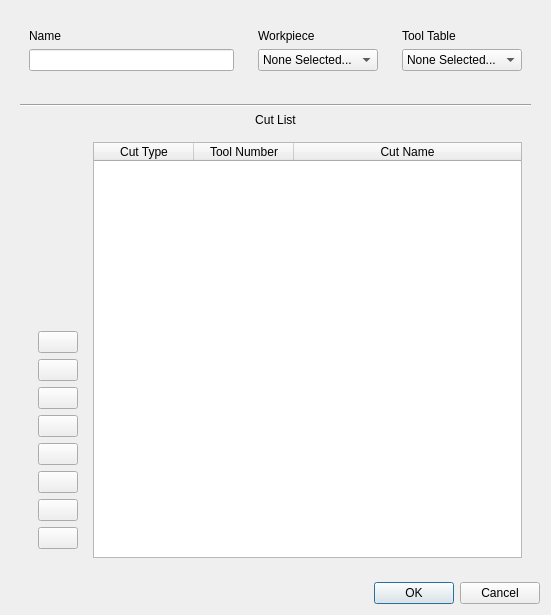
<?xml version="1.0" encoding="UTF-8"?>
<ui version="4.0">
 <class>CreateProjectDialog</class>
 <widget class="QDialog" name="CreateProjectDialog">
  <property name="windowModality">
   <enum>Qt::ApplicationModal</enum>
  </property>
  <property name="geometry">
   <rect>
    <x>0</x>
    <y>0</y>
    <width>551</width>
    <height>615</height>
   </rect>
  </property>
  <property name="windowTitle">
   <string>Define GCode Job</string>
  </property>
  <property name="styleSheet">
   <string notr="true">

</string>
  </property>
  <layout class="QVBoxLayout" name="verticalLayout_2">
   <item>
    <widget class="QFrame" name="frame_3">
     <property name="frameShape">
      <enum>QFrame::NoFrame</enum>
     </property>
     <property name="frameShadow">
      <enum>QFrame::Plain</enum>
     </property>
     <layout class="QHBoxLayout" name="horizontalLayout_3">
      <item>
       <widget class="QFrame" name="frame_5">
        <property name="frameShape">
         <enum>QFrame::NoFrame</enum>
        </property>
        <property name="frameShadow">
         <enum>QFrame::Plain</enum>
        </property>
        <layout class="QVBoxLayout" name="verticalLayout_3">
         <item>
          <widget class="QLabel" name="nameLabel">
           <property name="text">
            <string>Name</string>
           </property>
          </widget>
         </item>
         <item>
          <widget class="QLineEdit" name="nameLE"/>
         </item>
        </layout>
       </widget>
      </item>
      <item>
       <widget class="QFrame" name="frame">
        <property name="frameShape">
         <enum>QFrame::NoFrame</enum>
        </property>
        <property name="frameShadow">
         <enum>QFrame::Plain</enum>
        </property>
        <layout class="QVBoxLayout" name="verticalLayout_5">
         <item>
          <widget class="QLabel" name="label">
           <property name="text">
            <string>Workpiece</string>
           </property>
          </widget>
         </item>
         <item>
          <widget class="QComboBox" name="comboBox">
           <item>
            <property name="text">
             <string>None Selected...</string>
            </property>
           </item>
          </widget>
         </item>
        </layout>
       </widget>
      </item>
      <item>
       <widget class="QFrame" name="frame_2">
        <property name="frameShape">
         <enum>QFrame::NoFrame</enum>
        </property>
        <property name="frameShadow">
         <enum>QFrame::Plain</enum>
        </property>
        <layout class="QVBoxLayout" name="verticalLayout_6">
         <item>
          <widget class="QLabel" name="label_2">
           <property name="text">
            <string>Tool Table</string>
           </property>
          </widget>
         </item>
         <item>
          <widget class="QComboBox" name="comboBox_2">
           <item>
            <property name="text">
             <string>None Selected...</string>
            </property>
           </item>
          </widget>
         </item>
        </layout>
       </widget>
      </item>
     </layout>
    </widget>
   </item>
   <item>
    <widget class="QFrame" name="frame_8">
     <property name="frameShape">
      <enum>QFrame::NoFrame</enum>
     </property>
     <property name="frameShadow">
      <enum>QFrame::Plain</enum>
     </property>
     <layout class="QVBoxLayout" name="verticalLayout_4">
      <property name="bottomMargin">
       <number>9</number>
      </property>
      <item>
       <widget class="Line" name="line">
        <property name="orientation">
         <enum>Qt::Horizontal</enum>
        </property>
       </widget>
      </item>
      <item>
       <widget class="QLabel" name="label_3">
        <property name="text">
         <string>Cut List</string>
        </property>
        <property name="alignment">
         <set>Qt::AlignCenter</set>
        </property>
       </widget>
      </item>
      <item>
       <widget class="QFrame" name="frame_6">
        <property name="frameShape">
         <enum>QFrame::NoFrame</enum>
        </property>
        <property name="frameShadow">
         <enum>QFrame::Plain</enum>
        </property>
        <layout class="QHBoxLayout" name="horizontalLayout_4">
         <item>
          <widget class="QFrame" name="frame_4">
           <property name="frameShape">
            <enum>QFrame::NoFrame</enum>
           </property>
           <property name="frameShadow">
            <enum>QFrame::Raised</enum>
           </property>
           <layout class="QVBoxLayout" name="verticalLayout">
            <item>
             <spacer name="verticalSpacer">
              <property name="orientation">
               <enum>Qt::Vertical</enum>
              </property>
              <property name="sizeHint" stdset="0">
               <size>
                <width>20</width>
                <height>40</height>
               </size>
              </property>
             </spacer>
            </item>
            <item>
             <widget class="QPushButton" name="add">
              <property name="enabled">
               <bool>true</bool>
              </property>
              <property name="text">
               <string/>
              </property>
              <property name="icon">
               <iconset theme="list-add"/>
              </property>
              <property name="autoDefault">
               <bool>true</bool>
              </property>
              <property name="default">
               <bool>false</bool>
              </property>
              <property name="flat">
               <bool>false</bool>
              </property>
             </widget>
            </item>
            <item>
             <widget class="QPushButton" name="delete_2">
              <property name="text">
               <string/>
              </property>
              <property name="icon">
               <iconset theme="list-remove"/>
              </property>
             </widget>
            </item>
            <item>
             <widget class="QPushButton" name="edit">
              <property name="text">
               <string/>
              </property>
              <property name="icon">
               <iconset theme="accessories-text-editor"/>
              </property>
             </widget>
            </item>
            <item>
             <widget class="QPushButton" name="up">
              <property name="text">
               <string/>
              </property>
              <property name="icon">
               <iconset theme="go-up"/>
              </property>
             </widget>
            </item>
            <item>
             <widget class="QPushButton" name="down">
              <property name="text">
               <string/>
              </property>
              <property name="icon">
               <iconset theme="go-down"/>
              </property>
             </widget>
            </item>
            <item>
             <widget class="QPushButton" name="onOff">
              <property name="text">
               <string/>
              </property>
              <property name="icon">
               <iconset theme="format-text-strikethrough"/>
              </property>
             </widget>
            </item>
            <item>
             <widget class="QPushButton" name="show">
              <property name="text">
               <string/>
              </property>
              <property name="icon">
               <iconset theme="document-print-preview"/>
              </property>
             </widget>
            </item>
            <item>
             <widget class="QPushButton" name="gcode">
              <property name="text">
               <string/>
              </property>
              <property name="icon">
               <iconset theme="document-save"/>
              </property>
             </widget>
            </item>
           </layout>
          </widget>
         </item>
         <item>
          <widget class="QTableWidget" name="tableWidget">
           <attribute name="horizontalHeaderStretchLastSection">
            <bool>true</bool>
           </attribute>
           <column>
            <property name="text">
             <string>Cut Type</string>
            </property>
           </column>
           <column>
            <property name="text">
             <string>Tool Number</string>
            </property>
           </column>
           <column>
            <property name="text">
             <string>Cut Name</string>
            </property>
           </column>
          </widget>
         </item>
        </layout>
       </widget>
      </item>
     </layout>
    </widget>
   </item>
   <item>
    <widget class="QDialogButtonBox" name="buttonBox">
     <property name="standardButtons">
      <set>QDialogButtonBox::Cancel|QDialogButtonBox::Ok</set>
     </property>
    </widget>
   </item>
  </layout>
 </widget>
 <resources/>
 <connections/>
</ui>
